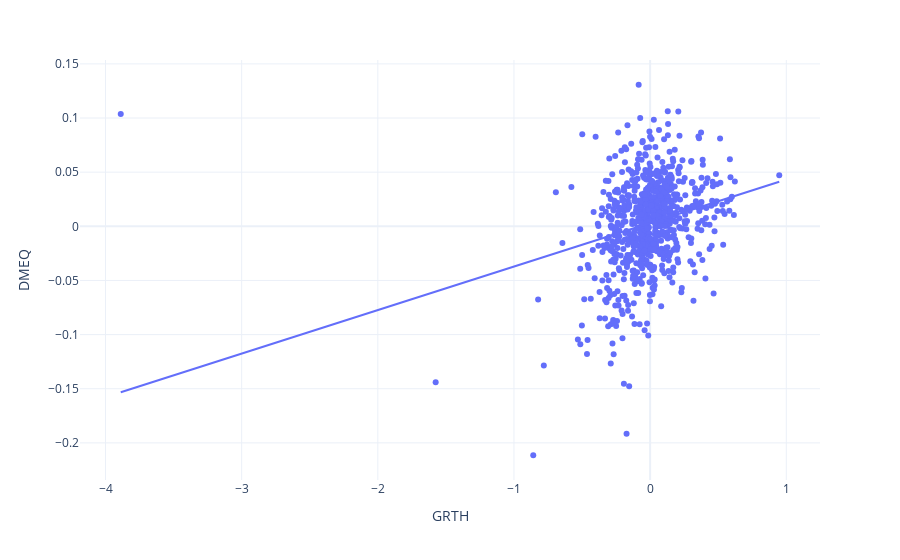

The notebook cell this image was saved under:
### Markdown cell above
#### What if we don't classify?

### Code cell
fig = px.scatter(df_ft, x='GRTH', y='DMEQ', trendline='ols', template='plotly_white')
results = px.get_trendline_results(fig)
fig.show()
results.px_fit_results.iloc[0].summary()

### Figure 1 — Plotly figure (JSON) as saved in the notebook; plotly's stock layout.template omitted (floating-point values rounded to 4 significant figures; data arrays with more than 128 entries replaced by an {"elided": "..."} marker saying what was removed)
{"data": [{"hovertemplate": "GRTH=%{x}<br>DMEQ=%{y}<extra></extra>", "legendgroup": "", "marker": {"color": "#636efa", "symbol": "circle"}, "mode": "markers", "name": "", "orientation": "v", "showlegend": false, "type": "scatter", "x": {"elided": "774 float values"}, "xaxis": "x", "y": {"elided": "774 float values"}, "yaxis": "y"}, {"hovertemplate": "<b>OLS trendline</b><br>DMEQ = 0.0401966 * GRTH + 0.0030462<br>R<sup>2</sup>=0.066708<br><br>GRTH=%{x}<br>DMEQ=%{y} <b>(trend)</b><extra></extra>", "legendgroup": "", "marker": {"color": "#636efa", "symbol": "circle"}, "mode": "lines", "name": "", "showlegend": false, "type": "scatter", "x": {"elided": "774 float values"}, "xaxis": "x", "y": {"elided": "774 float values"}, "yaxis": "y"}], "layout": {"legend": {"tracegroupgap": 0}, "margin": {"t": 60}, "xaxis": {"anchor": "y", "domain": [0, 1], "title": {"text": "GRTH"}}, "yaxis": {"anchor": "x", "domain": [0, 1], "title": {"text": "DMEQ"}}}}
